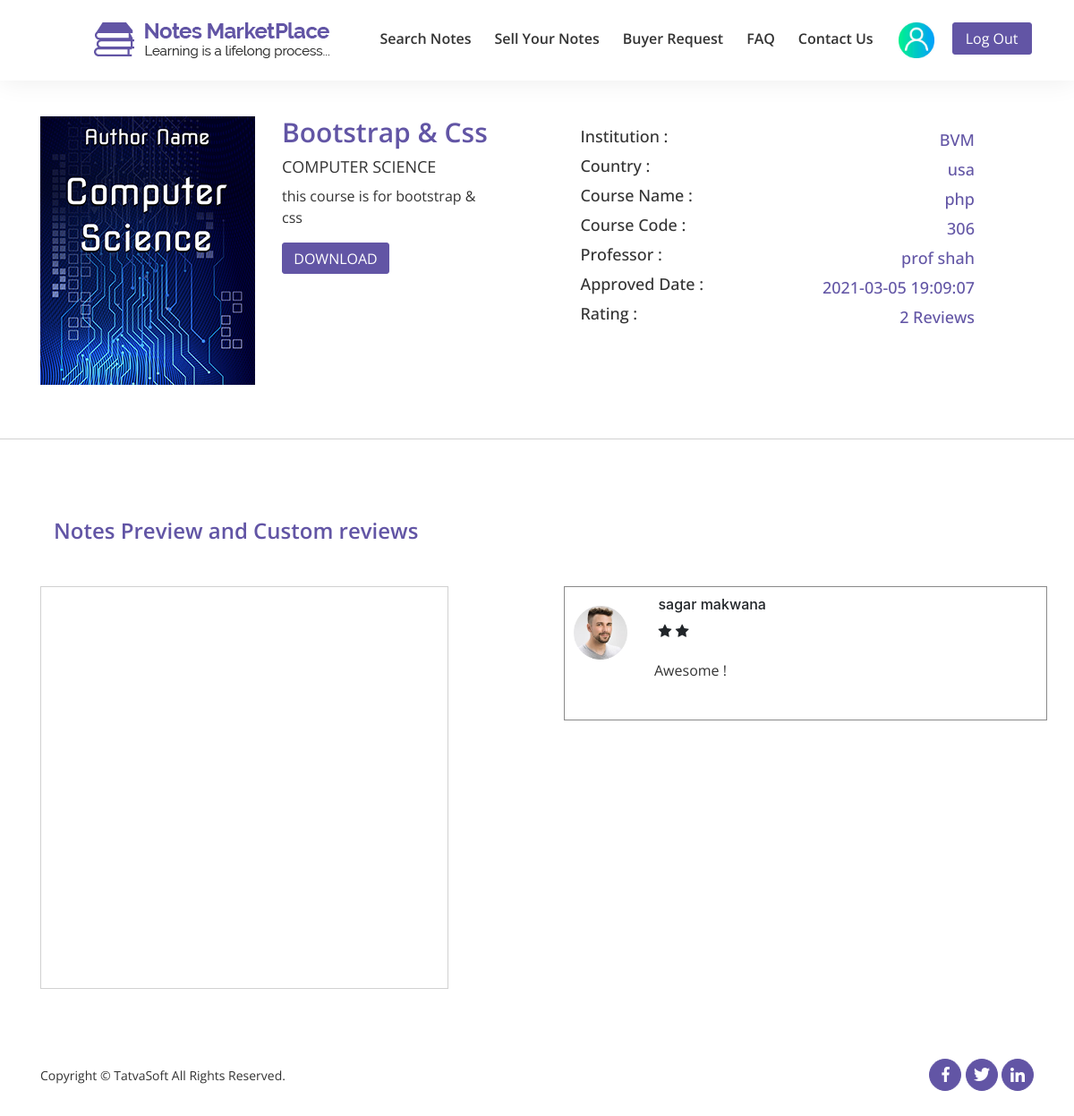
The app's page /notesmarketplace/note_details.php?note_id=15 with its own data.
### tables this page shows
CREATE TABLE `sellernotes` (
  `ID` int(11) NOT NULL,
  `SellerID` int(11) NOT NULL,
  `Status` varchar(15) DEFAULT NULL,
  `ActionedBy` int(11) DEFAULT NULL,
  `AdminRemarks` varchar(255) DEFAULT NULL,
  `PublishedDate` datetime DEFAULT NULL,
  `Title` varchar(100) NOT NULL,
  `Category` varchar(30) DEFAULT NULL,
  `DisplayPicture` varchar(500) DEFAULT NULL,
  `FilePath` varchar(100) NOT NULL,
  `NoteType` varchar(20) DEFAULT NULL,
  `NumberofPages` int(11) DEFAULT NULL,
  `Description` varchar(255) NOT NULL,
  `UniversityName` varchar(200) DEFAULT NULL,
  `Country` varchar(50) DEFAULT NULL,
  `Course` varchar(100) DEFAULT NULL,
  `CourseCode` varchar(100) DEFAULT NULL,
  `Professor` varchar(100) DEFAULT NULL,
  `IsPaid` varchar(10) NOT NULL,
  `SellingPrice` decimal(10,0) DEFAULT NULL,
  `NotesPreview` varchar(255) DEFAULT NULL,
  `CreatedDate` datetime DEFAULT current_timestamp(),
  `CreatedBy` int(11) DEFAULT NULL,
  `ModifiedDate` datetime DEFAULT NULL,
  `ModifiedBy` int(11) DEFAULT NULL,
  `IsActive` bit(1) NOT NULL DEFAULT b'1'
);

CREATE TABLE `sellernotesreviews` (
  `ID` int(11) NOT NULL,
  `NoteID` int(11) NOT NULL,
  `ReviewedByID` int(11) NOT NULL,
  `AgainstDownloadsID` int(11) NOT NULL,
  `Ratings` decimal(10,0) NOT NULL,
  `Comments` varchar(255) NOT NULL,
  `CreatedDate` datetime DEFAULT current_timestamp(),
  `CreatedBy` int(11) DEFAULT NULL,
  `ModifiedDate` datetime DEFAULT NULL,
  `ModifiedBy` int(11) DEFAULT NULL,
  `IsActive` bit(1) NOT NULL DEFAULT b'1'
);

CREATE TABLE `users` (
  `ID` int(11) NOT NULL,
  `RoleID` int(11) NOT NULL,
  `FirstName` varchar(50) NOT NULL,
  `LastName` varchar(50) NOT NULL,
  `EmailID` varchar(100) NOT NULL,
  `Password` varchar(24) NOT NULL,
  `IsEmailVerified` bit(1) NOT NULL DEFAULT b'0',
  `CreatedDate` datetime DEFAULT current_timestamp(),
  `CreatedBy` int(11) DEFAULT NULL,
  `ModifiedDate` datetime DEFAULT NULL,
  `ModifiedBy` int(11) DEFAULT NULL,
  `IsActive` bit(1) DEFAULT b'1',
  `vkey` varchar(255) DEFAULT ''
);

### notesmarketplace/note_details.php (the view, shortened to what this page needs)
<?php
include"includes/database.php";
?>
<!DOCTYPE html>
<html lang="en">
<head>
    <link rel="stylesheet" href="css/font-awesome/css/font-awesome.min.css">
    <link rel="stylesheet" href="admin/css/bootstrap/bootstrap.min.css">
    <link rel="stylesheet" href="css/note.css">
    <link rel="stylesheet" href="css/responsive1.css">
    <link rel="stylesheet" href="admin/css/nav.css">
</head>
<body>
    <header>
        <div class="container">
            <nav class="navbar navbar-expand-lg navbar-light fixed-top">
                <div class="collapse navbar-collapse " id="navbarTogglerDemo01">
                    <div class="container">
                        <a class="navbar-brand float-left" href="#"><img src="img/logo.png" class="img-fluid"></a>
                        <ul class="navbar-nav mr-auto mt-2 mt-lg-0 ml-auto">
                            <li class="nav-item"><a class="nav-link" href="<?php if(isset($user_id)){ echo 'search_notes.php?user_id='.$user_id;}else {echo 'search_notes.php';}?>">Search Notes</a></li>
                            <li class="nav-item"><a class="nav-link" href="<?php echo"dashboard.php?user=".$user_id; ?>">Sell Your Notes</a></li>
                            <li class="nav-item"><a class="nav-link" href="buyer_requests">Buyer Request</a> </li>
                            <li class="nav-item"><a class="nav-link" href="FAQ.html">FAQ</a></li>
                            <li class="nav-item"><a class="nav-link" href="<?php if(isset($user_id)){ echo 'contact_us.php?user_id='.$user_id;}else {echo 'contact_us.php';}?>">Contact Us</a></li>
                            <li class="nav-item ">
                                <div class="dropdown show">
                                   <a class="" href="#" role="" id="dropdownMenuLink" data-toggle="dropdown" aria-haspopup="true" aria-expanded="false">
                                          <?php
                                       if(isset($profile)){
                                           ?>
                                        <img class="profile" src="<?php if(isset($profile)){ echo $profile; }?>" alt="">
                                        <?php
                                       }else{
                                          ?>
                                        <img class="profile" src="img/images/user-l.jpg" alt="">
                                        <?php } ?>
                                    </a>
                                </div>
                            </li>
                            <li class="nav-item"><a class="btn btn-primary" href="" role="button">Log Out</a></li>
                        </ul>
                    </div>
                </div>
            </nav>
        </div>
    </header>
    <?php
             $n_id = $_GET['note_id'];
             $query = "SELECT * FROM sellernotes WHERE ID = '{$n_id}'";
                    $all_notes = mysqli_query($connection,$query);
                    while($row = mysqli_fetch_assoc($all_notes)){
                        $note_id = $row['ID'];
                        $seller_id = $row['SellerID'];
                         $note_title = $row['Title'];
                         $note_cat = $row['Category'];
                         $note_desc = $row['Description'];
                         $note_university = $row['UniversityName'];
                         $note_country = $row['Country'];
                         $note_course = $row['Course'];
                         $note_code = $row['CourseCode'];
                         $note_prof = $row['Professor'];
                         $note_sell_type = $row['IsPaid'];
                         $note_price = $row['SellingPrice'];
                         $note_preview = $row['NotesPreview'];
                         $note_date = $row['CreatedDate'];
                            $file_path = $row['FilePath'];
                    }
    ?>
    <section id="note-details">
        <div class="container">
            <div class="row">
                <div class="col-md-6" id="left-side">
                    <img src="img/notedetails/first.jpg" alt="" class="img-responsive">
                    <div id="right" class="">
                        <h3><?php echo $note_title; ?></h3>
                        <h4><?php echo $note_cat; ?></h4>
                        <p><?php echo $note_desc; ?></p>
                        <?php
                        if(isset($_GET['user_id'])){
                    ?>
                        <?php
                            if($note_sell_type == 'no' && !empty($note_preview)){
                        ?>
                        <a href="includes/download_note.php?<?php echo 'note_location='.$file_path.'&sell_type='.$note_sell_type.'&note_id='.$n_id.'&user_id='.$user_id ;?>">
                            <button type="button" class="btn btn-primary" id="download-btn-1" name="download-1">DOWNLOAD / $ 0</button>
                        </a>
                        <?php  }else if($note_sell_type == 'yes' && !empty($note_preview)){ ?>
                        <button type="button" class="btn btn-primary" id="download-btn-paid" name="download-1" data-toggle="modal" data-target="#exampleModal">DOWNLOAD / $<?php  echo $note_price; ?></button>
                        <div class="modal fade" id="exampleModal" tabindex="-1" role="dialog" aria-labelledby="exampleModalLabel" aria-hidden="true">
                            <div class="modal-dialog" role="document">
                                <div class="modal-content">
                                    <div class="head">
                                        <?php
                                        $query1 = "INSERT INTO downloads(NoteID,Seller,Downloader,IsSellerHasAllowedDownload,IsAttachmentDownloaded,AttachmentDownloadedDate,IsPaid,NoteTitle,NoteCategory,CreatedDate) VALUES('{$note_id}','$seller_id','{$user_id}',0,0,now(),1,'{$note_title}','{$note_cat}',now())";
                                        $insert_query2 = mysqli_query($connection,$query1);
                                        if(!$insert_query2){
                                            die(mysqli_error($connection));
                                        }
                                       ?>
                                        <button type="button" class="close" data-dismiss="modal" aria-label="Close">
                                            <span aria-hidden="true">&times;</span>
                                        </button>
                                        <div id="modal-head">
                                            <img src="img/notedetails/SUCCESS.png" alt="">
                                            <h5>Thank Yor for Purchasing !</h5>
                                        </div>
                                        <div id="success-msg">
                                            <h6> Hello Dear</h6>
                                            <h1>As this is paid note , you need to pay to seller mr.rahil shah<br>offline.We will send him an email that you want to download <br> this note. he may contact you for further payment process <br> completion.</h1><br>
                                            <h1>In case you have urgency, <br> Please contact us on +91836473684</h1> <br>
                                            <h1>Once he receives the payment and acknowledge us- selected <br>selected notes you can see over my downloads tab for download</h1> <br>
                                            <h1>have a good day !</h1>
                                        </div>
                                    </div>
                                </div>
                            </div>
                        </div>
                        <?php
                             }
                        ?>
                        <?php
                        }else{
                    ?>
                        <button type="submit" class="btn btn-primary" id="download-btn-2" name="publish" data-toggle="modal" data-target="#exampleModalCenter">DOWNLOAD</button>
                        <?php
                        }
                    ?>
                    </div>
                </div>
                <div class="col-md-6" id="right-side">
                    <table>
                        <tr>
                            <td>
                                <h6>Institution :</h6>
                            </td>
                            <td>
                                <p><?php echo $note_university; ?></p>
                            </td>
                        </tr>
                        <tr>
                            <td>
                                <h6>Country :</h6>
                            </td>
                            <td>
                                <p><?php echo $note_country ?></p>
                            </td>
                        </tr>
                        <tr>
                            <td>
                                <h6>Course Name :</h6>
                            </td>
                            <td>
                                <p><?php echo $note_course; ?></p>
                            </td>
                        </tr>
                        <tr>
                            <td>
                                <h6>Course Code :</h6>
                            </td>
                            <td>
                                <p><?php echo $note_code; ?></p>
                            </td>
                        </tr>
                        <tr>
                            <td>
                                <h6>Professor :</h6>
                            </td>
                            <td>
                                <p><?php echo $note_prof; ?></p>
                            </td>
                        </tr>
                        <tr>
                            <td>
                                <h6>Approved Date :</h6>
                            </td>
                            <td>
                                <p><?php echo $note_date; ?></p>
                            </td>
                        </tr>
                        <tr>
                            <td>
                                <h6>Rating :</h6>
                            </td>
                            <td>
                                <p>2 Reviews</p>
                            </td>
                        </tr>
                    </table>
                </div>
            </div>
        </div>
    </section>
    <section id="preview">
        <div class="row">
            <div class="container">
                <h2>Notes Preview and Custom reviews</h2>
                <div class="row d-flex">
                    <div class="col-md-6 note-preview">
                    </div>
                    <div class="col-md-6">
                       <?php
                        $r = "SELECT * FROM sellernotesreviews WHERE NoteID = $n_id  LIMIT 3";
                        $r_query = mysqli_query($connection,$r);
                        while($rs = mysqli_fetch_assoc($r_query)){
                            $rating = $rs['Ratings'];
                            $comments = $rs['Comments'];
                            $reviewedby = $rs['ReviewedByID'];
                            $user = "SELECT * FROM users WHERE ID = $reviewedby";
                            $u_query = mysqli_query($connection,$user);
                            $user_detail = mysqli_fetch_assoc($u_query);
                            $reby =$user_detail['FirstName'].' '.$user_detail['LastName'];
                        ?>
                            <div class="reviews">
                            <div class="image main">
                                <img src="img/images/customer-1.png" alt="">
                            </div>
                            <div class="info main">
                                <h6><?php echo $reby ?></h6>
                                <div class="rating">
                                   <?php
                                        $num = 1;
                                        while($num<=$rating){
                                            $num++;
                                    ?>
                                     <i class="fa fa-star"></i>
                                    <?php
                                        }
                            ?>
                                </div>
                            </div>
                            <p> <?php echo $comments; ?></p>
                        </div>
                        <?php
                        }
                       ?>
                    </div>
                </div>
            </div>
        </div>
    </section>
    <br><br><br><br><br><br><br><br><br><br><br><br>
    <footer>
        <div class="container">
            <div class="row">
                <div class="col-md-6 col-sm-8 foot-text text-left">
                    <p>Copyright &copy; TatvaSoft All Rights Reserved.</p>
                </div>
                <div class="col-md-6 col-sm-4 foot-icon col-sm-4 text-right">
                    <ul class="social-list">
                        <li>
                            <a href="#">
                                <img src="img/images/facebook.png" alt="facebook-image">
                            </a>
                        </li>
                        <li>
                            <a href="#">
                                <img src="img/images/twitter.png" alt="twitter-image">
                            </a>
                        </li>
                        <li>
                            <a href="#">
                                <img src="img/images/linkedin.png" alt="linkedin-image">
                            </a>
                        </li>
                    </ul>
                </div>
            </div>
        </div>
    </footer>
</body>
</html>

### records on screen
sellernotes: Title "Bootstrap & Css", Category "COMPUTER SCIENCE", Description "this course is for bootstrap & css", UniversityName "BVM", Country "usa", Course "php", CourseCode "306", Professor "prof shah", CreatedDate "2021-03-05 19:09:07"
sellernotesreviews: ReviewedByID.LastName "sagar makwana", Ratings 2 (drawn), Comments "Awesome !"
